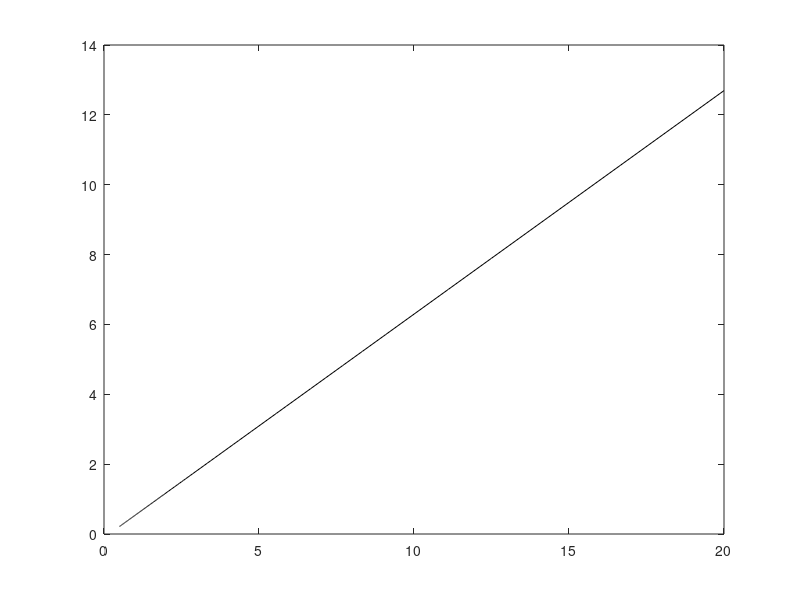

Write the MATLAB code that produced this figure.
ea = 640;
tau0 = 0.9;
tauinv0 = 1/tau0;
t = [50:10:2000];
tinv = 1./t;
tauinvcalc = tauinv0*exp(-ea*tinv); % The mathematical model

% The experimental data
texp = [200:50:2000];
texpinv = 1./texp;
tauinvexp = tauinv0*exp(-ea*texpinv) + 0.08 * rand(1,37)-0.04; % This generates the experimental data

plot(t,tauinvcalc,'k')
hold on
plot(texp,tauinvexp,'ko','MarkerSize',6,'MarkerFaceColor','k');
hold off
set(gca,'TickLength',[0.02,0]);
set(gca,'fontsize',16');
xlim([0,2000]),ylim([0,0.9]);
xlabel('Temperature (K)','fontsize',16);
ylabel('Reaction rate (MHz)','fontsize',16);

logtau = log(1./tauinvcalc);
plot(tinv*1000,logtau,'k'); % The Arrhenius equation, in case you forgot, is tau = tau0 * exp(ea / t). Or, log(tau) = log(tau0) + ea/t
                            % Therefore plotting log(tau) against 1/t will
                            % give you a straight line with gradient ea.
